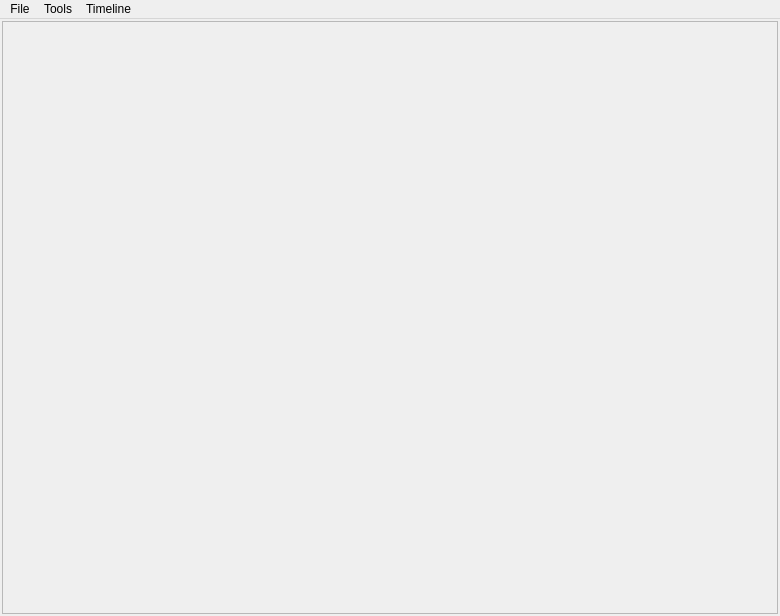
<?xml version="1.0" encoding="UTF-8"?>
<ui version="4.0">
 <class>MainWindow</class>
 <widget class="QMainWindow" name="MainWindow">
  <property name="geometry">
   <rect>
    <x>0</x>
    <y>0</y>
    <width>780</width>
    <height>616</height>
   </rect>
  </property>
  <property name="windowTitle">
   <string>LiSyQ v1.2 (Linux Edition)</string>
  </property>
  <property name="documentMode">
   <bool>false</bool>
  </property>
  <property name="unifiedTitleAndToolBarOnMac">
   <bool>false</bool>
  </property>
  <widget class="QWidget" name="centralwidget">
   <layout class="QVBoxLayout" name="verticalLayout">
    <property name="spacing">
     <number>2</number>
    </property>
    <property name="leftMargin">
     <number>2</number>
    </property>
    <property name="topMargin">
     <number>2</number>
    </property>
    <property name="rightMargin">
     <number>2</number>
    </property>
    <property name="bottomMargin">
     <number>2</number>
    </property>
    <item>
     <widget class="QFrame" name="mainFrame">
      <property name="minimumSize">
       <size>
        <width>0</width>
        <height>25</height>
       </size>
      </property>
      <property name="frameShape">
       <enum>QFrame::Shape::StyledPanel</enum>
      </property>
      <property name="frameShadow">
       <enum>QFrame::Shadow::Raised</enum>
      </property>
     </widget>
    </item>
   </layout>
  </widget>
  <widget class="QMenuBar" name="menubar">
   <property name="geometry">
    <rect>
     <x>0</x>
     <y>0</y>
     <width>780</width>
     <height>23</height>
    </rect>
   </property>
   <property name="defaultUp">
    <bool>false</bool>
   </property>
   <property name="nativeMenuBar">
    <bool>false</bool>
   </property>
   <widget class="QMenu" name="menuFIle">
    <property name="title">
     <string>File</string>
    </property>
    <addaction name="actionNew"/>
    <addaction name="actionOpen"/>
    <addaction name="actionSettings_and_Option"/>
    <addaction name="actionSave"/>
    <addaction name="actionSave_As"/>
   </widget>
   <widget class="QMenu" name="menuTools">
    <property name="title">
     <string>Tools</string>
    </property>
    <addaction name="actionPort_Configuration"/>
    <addaction name="actionDMX_Config_Patcher"/>
    <addaction name="actionImport_Templates"/>
    <addaction name="actionPlugin_Manager"/>
   </widget>
   <widget class="QMenu" name="menuTimeline">
    <property name="title">
     <string>Timeline</string>
    </property>
   </widget>
   <addaction name="menuFIle"/>
   <addaction name="menuTools"/>
   <addaction name="menuTimeline"/>
  </widget>
  <action name="actionNew">
   <property name="text">
    <string>New</string>
   </property>
  </action>
  <action name="actionOpen">
   <property name="text">
    <string>Open</string>
   </property>
  </action>
  <action name="actionSettings_and_Option">
   <property name="text">
    <string>Settings and Option</string>
   </property>
  </action>
  <action name="actionSave">
   <property name="text">
    <string>Save</string>
   </property>
  </action>
  <action name="actionSave_As">
   <property name="text">
    <string>Save As</string>
   </property>
  </action>
  <action name="actionPort_Configuration">
   <property name="text">
    <string>Port Configuration</string>
   </property>
  </action>
  <action name="actionDMX_Config_Patcher">
   <property name="text">
    <string>DMX Config Patcher</string>
   </property>
  </action>
  <action name="actionImport_Templates">
   <property name="text">
    <string>Import Templates</string>
   </property>
  </action>
  <action name="actionPlugin_Manager">
   <property name="text">
    <string>Plugin Manager</string>
   </property>
  </action>
 </widget>
 <resources/>
 <connections/>
</ui>
